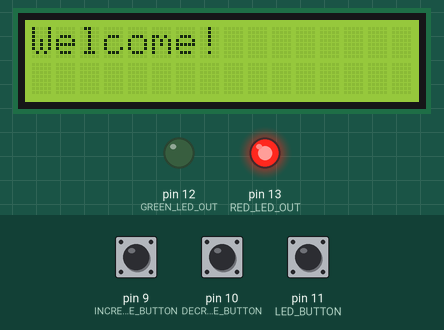
Simulated run of this sketch. Board: Arduino Uno, built for the host (arithmetic inside an expression is 32-bit, double 64-bit). On the bench: 16×2 character LCD, output pins drawn as LEDs (lit = HIGH). The inputs (shaded band) are chosen by the test bench; at power-on: pin 11 (LED_BUTTON) LOW, pin 10 (DECREASE_BUTTON) LOW, pin 9 (INCREASE_BUTTON) LOW.

Above: at 0.8 s.
0.9 s: pin 11 (LED_BUTTON) pulled HIGH for 3.2 s
At 2.0 s:
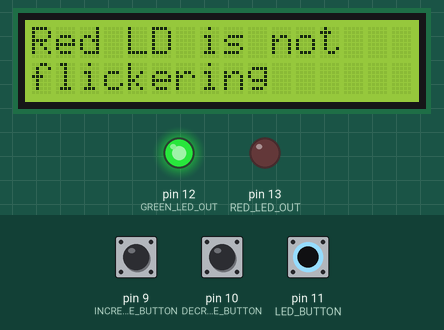
4.7 s: pin 10 (DECREASE_BUTTON) pulled HIGH for 1 s
At 5.69 s:
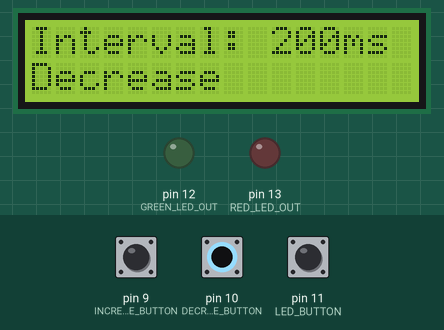
6.3 s: pin 9 (INCREASE_BUTTON) pulled HIGH for 1 s
At 6.42 s:
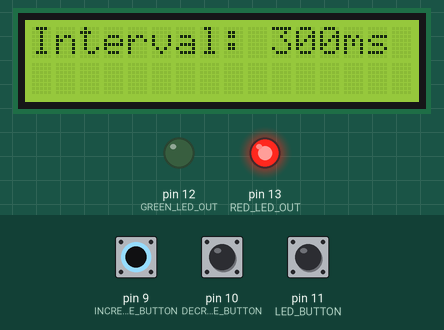
7.9 s: pin 11 (LED_BUTTON) pulled HIGH for 0.15 s
At 8.8 s:
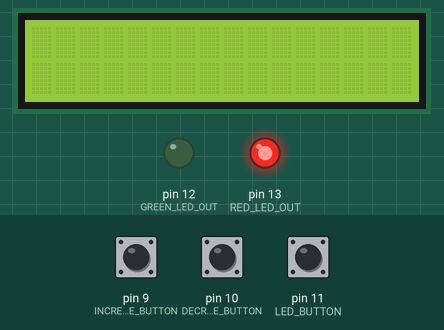
11.0 s: pin 9 (INCREASE_BUTTON) pulled HIGH for 0.15 s
At 11.12 s:
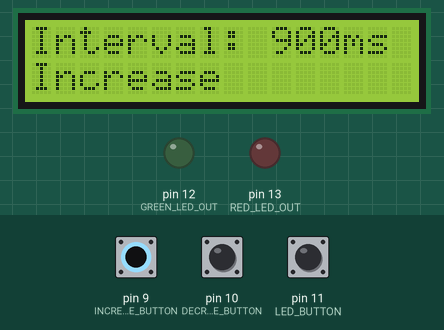
14.1 s: pin 10 (DECREASE_BUTTON) pulled HIGH for 0.15 s
At 14.22 s:
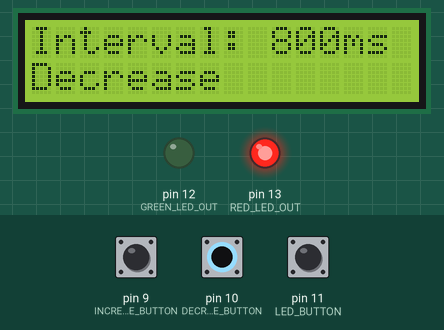
Timing chart, 0 to 21.4 s (numbered marks = the images above; inputs shaded):
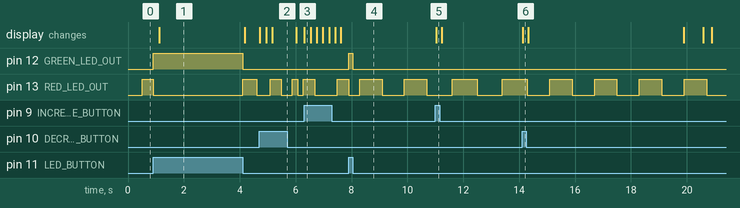

Measured:
- after the input at 0.9 s, pin 12 (GREEN_LED_OUT): LOW → HIGH at once, → LOW 3.2 s later; the display: changes after 0.22 s (image 1)
- after the input at 4.7 s, the display: first changes at once (image 2 shows a later state)
- after the input at 6.3 s, the display: changes at once (image 3)
- after the input at 7.9 s, pin 12 (GREEN_LED_OUT): LOW → HIGH at once, → LOW 0.15 s later
- after the input at 11.0 s, the display: changes at once (image 5)
- after the input at 14.1 s, the display: changes at once (image 6)
- by itself, pin 13 (RED_LED_OUT): alternates HIGH for 0.80 s and LOW for 0.80 s

The sketch:

lab2.2.ino
```cpp
#include <Arduino.h>
#include <Adafruit_LiquidCrystal.h>
#include <Arduino_FreeRTOS.h>
#include <semphr.h>

// LCD config
const uint8_t rs = 7, en = 6, d4 = 5, d5 = 4, d6 = 3, d7 = 2;
Adafruit_LiquidCrystal lcd(rs, en, d4, d5, d6, d7);
const uint8_t LCD_COLUMNS = 16;
const uint8_t LCD_ROWS = 2;

// Buttons config
const uint8_t LED_BUTTON = 11;
const uint8_t DECREASE_BUTTON = 10;
const uint8_t INCREASE_BUTTON = 9;

// LED pins
const uint8_t GREEN_LED_OUT = 12;
const uint8_t RED_LED_OUT = 13;

// Global variables
bool ledButtonPressed = false;
bool flickerLedIsOn = false;
bool decreaseButtonPressed = false;
bool increaseButtonPressed = false;
bool shouldTicksShow = false;
uint32_t lastFlicker = 0; // Use millis() instead
uint32_t flickerInterval = 500;

uint32_t lastButtonPress = 0; // Use millis() instead
bool shouldShowIdleMessage = false;

// Semaphores
auto anyButtonPressedSemaphore = xSemaphoreCreateBinary();
auto updateUISemaphore = xSemaphoreCreateBinary();

void init_lcd()
{
    lcd.begin(LCD_COLUMNS, LCD_ROWS);
    lcd.clear();
    lcd.print("Welcome!");
}

void buttonPressedTask(void *pvParameters)
{
    while (1)
    {
        ledButtonPressed = digitalRead(LED_BUTTON);
        if (ledButtonPressed)
        {
            lastButtonPress = millis();
            xSemaphoreGive(anyButtonPressedSemaphore); // Signal button press
            xSemaphoreGive(updateUISemaphore);
        }
        vTaskDelay(pdMS_TO_TICKS(10)); // Delay to avoid busy waiting
    }
}

void idleCheckTask(void *pvParameters)
{
    while (1)
    {
        if (millis() - lastButtonPress > 5000)
        {
            shouldShowIdleMessage = true;
            xSemaphoreGive(updateUISemaphore);
        }
        else
        {
            shouldShowIdleMessage = false;
        }
        vTaskDelay(pdMS_TO_TICKS(1000)); // Check every second
    }
}

void flickerTask(void *pvParameters)
{
    while (1)
    {
        if (!ledButtonPressed)
        {
            if (millis() - lastFlicker > flickerInterval)
            {
                flickerLedIsOn = !flickerLedIsOn;
                lastFlicker = millis();
            }
        }
        else
        {
            flickerLedIsOn = false;
        }

        decreaseButtonPressed = digitalRead(DECREASE_BUTTON);
        if (digitalRead(DECREASE_BUTTON))
        {
            flickerInterval = max(flickerInterval - 100, 200); // Minimum interval is 200ms
            shouldTicksShow = true;
            lastButtonPress = millis();
            xSemaphoreGive(anyButtonPressedSemaphore); // Signal button press
            xSemaphoreGive(updateUISemaphore);
            vTaskDelay(pdMS_TO_TICKS(200)); // Delay to debounce button press
        }
        increaseButtonPressed = digitalRead(INCREASE_BUTTON);
        if (digitalRead(INCREASE_BUTTON))
        {
            flickerInterval += 100;
            shouldTicksShow = true;
            lastButtonPress = millis();
            xSemaphoreGive(anyButtonPressedSemaphore); // Signal button press
            xSemaphoreGive(updateUISemaphore);
            vTaskDelay(pdMS_TO_TICKS(200)); // Delay to debounce button press
        }
        vTaskDelay(pdMS_TO_TICKS(10)); // Delay to avoid busy waiting
    }
}

void uiTask(void *pvParameters)
{
    vTaskDelay(pdMS_TO_TICKS(500)); // let welcome message stay a bit
    while (1)
    {
        if (xSemaphoreTake(anyButtonPressedSemaphore, pdMS_TO_TICKS(200))) // Wait for button press signal
        {
            if (ledButtonPressed)
            {
                lcd.setCursor(0, 0);
                lcd.print("Red LD is not");
                lcd.setCursor(0, 1);
                lcd.print("flickering");
            }
        }

        if (xSemaphoreTake(updateUISemaphore, pdMS_TO_TICKS(200)))
        {
            if (decreaseButtonPressed)
            {
                lcd.setCursor(0, 1);
                lcd.print("Decrease");
            }
            else if (increaseButtonPressed)
            {
                lcd.setCursor(0, 1);
                lcd.print("Increase");
            }

            if (shouldTicksShow)
            {
                lcd.setCursor(0, 0);
                lcd.print("Interval: ");
                lcd.print(flickerInterval);
                lcd.print("ms");
                shouldTicksShow = false;
            }
            else if (shouldShowIdleMessage)
            {
                lcd.setCursor(0, 0);
                lcd.print("You've gone");
                lcd.setCursor(0, 1);
                lcd.print("idle :(");
                vTaskDelay(pdMS_TO_TICKS(500)); // Delay to show idle message
            }
        }

        vTaskDelay(pdMS_TO_TICKS(200));
        lcd.clear();
    }
}

void uiLedsTask(void *pvParameters)
{
    while (1)
    {
        digitalWrite(GREEN_LED_OUT, ledButtonPressed);
        digitalWrite(RED_LED_OUT, flickerLedIsOn);
        vTaskDelay(pdMS_TO_TICKS(10)); // Delay to avoid busy waiting
    }
}

void setup()
{
    pinMode(GREEN_LED_OUT, OUTPUT);
    pinMode(RED_LED_OUT, OUTPUT);

    init_lcd();
    // Create FreeRTOS tasks
    xTaskCreate(buttonPressedTask, "Button Task", 64, NULL, 1, NULL);
    xTaskCreate(flickerTask, "Flicker Task", 128, NULL, 1, NULL);
    xTaskCreate(idleCheckTask, "Idle Check Task", 64, NULL, 1, NULL);
    xTaskCreate(uiTask, "UI Task", 256, NULL, 1, NULL);
    xTaskCreate(uiLedsTask, "UI LEDs Task", 64, NULL, 1, NULL);

    // Start the scheduler
    vTaskStartScheduler();
}

void loop()
{
    // Not used in FreeRTOS applications
}
```
